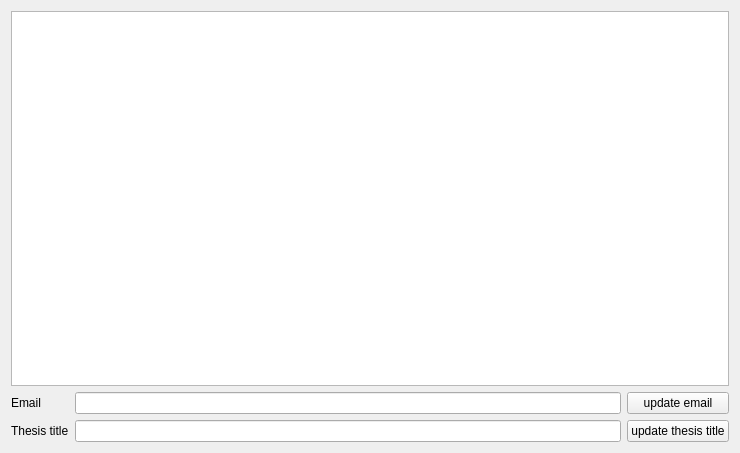
<?xml version="1.0" encoding="UTF-8"?>
<ui version="4.0">
 <class>EditWindow</class>
 <widget class="QWidget" name="EditWindow">
  <property name="geometry">
   <rect>
    <x>0</x>
    <y>0</y>
    <width>740</width>
    <height>453</height>
   </rect>
  </property>
  <property name="windowTitle">
   <string>Form</string>
  </property>
  <layout class="QVBoxLayout" name="verticalLayout">
   <item>
    <widget class="QListWidget" name="listWidget"/>
   </item>
   <item>
    <layout class="QGridLayout" name="gridLayout">
     <item row="0" column="0">
      <widget class="QLabel" name="label">
       <property name="text">
        <string>Email</string>
       </property>
      </widget>
     </item>
     <item row="0" column="1">
      <widget class="QLineEdit" name="email_lineEdit"/>
     </item>
     <item row="0" column="2">
      <widget class="QPushButton" name="update_emailButton">
       <property name="text">
        <string>update email</string>
       </property>
      </widget>
     </item>
     <item row="1" column="0">
      <widget class="QLabel" name="label_2">
       <property name="text">
        <string>Thesis title</string>
       </property>
      </widget>
     </item>
     <item row="1" column="1">
      <widget class="QLineEdit" name="title_lineEdit"/>
     </item>
     <item row="1" column="2">
      <widget class="QPushButton" name="update_titleButton">
       <property name="text">
        <string>update thesis title</string>
       </property>
      </widget>
     </item>
    </layout>
   </item>
  </layout>
 </widget>
 <resources/>
 <connections/>
</ui>
